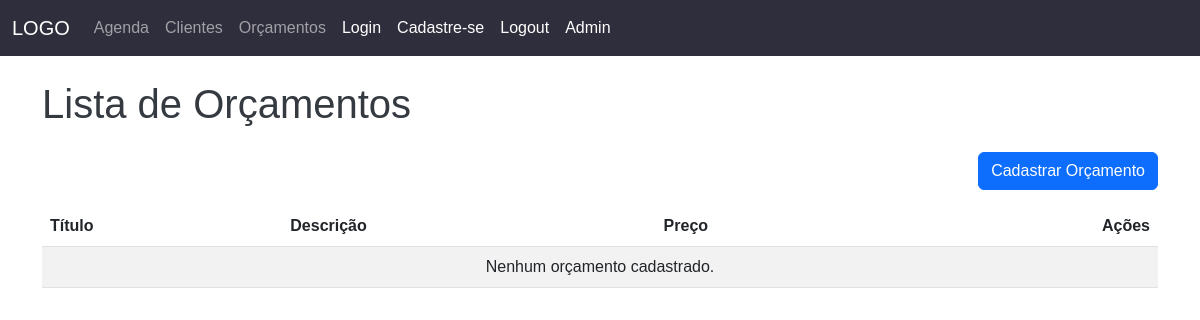
The app's page /listar-orcamentos/ (signed in), older data.
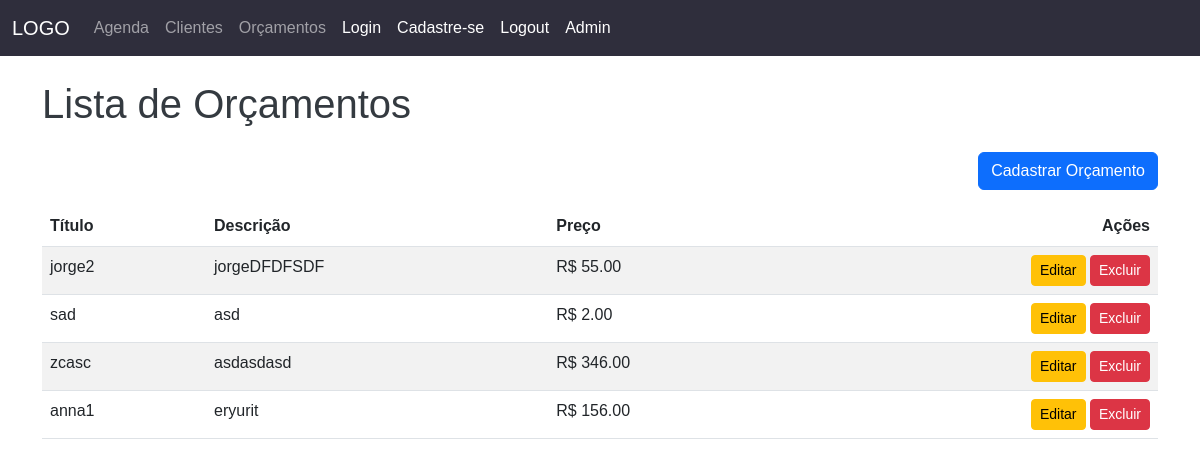
The same page, newer data.
### consultorio/models.py (models this page shows)
class Orcamento(models.Model):
    titulo = models.CharField(max_length=200)
    descricao = models.CharField(max_length=1000)
    preco = models.DecimalField(max_digits=10, decimal_places=2)
    dentes_com_circulo = models.JSONField(default=list)
    dentes_com_risco = models.JSONField(default=list)
    cliente = models.ForeignKey('Cliente', on_delete=models.CASCADE, related_name='orcamentos', null=True)

### consultorio/views.py (the view)
# urls.py: path('listar-orcamentos/', views.listar_orcamentos, name='listar_orcamentos'),
@login_required(login_url="/auth/login")
def listar_orcamentos(request):
    orcamentos = Orcamento.objects.all()
    return render(request, 'listar_orcamentos.html', {'orcamentos': orcamentos})

### consultorio/templates/listar_orcamentos.html (shortened to what this page needs)
{% extends "base.html" %}
{% load static %}
{% block conteudo %}
<div class="container mt-4">
    <h1 class="mb-4">Lista de Orçamentos</h1>
    <div class="mb-3 text-end">
        <a href="{% url 'cadastrar_orcamento' %}" class="btn btn-primary">Cadastrar Orçamento</a>
    </div>
    <table class="table table-hover table-striped">
        <thead>
            <tr>
                <th>Título</th>
                <th>Descrição</th>
                <th>Preço</th>
                <th class="text-end">Ações</th>
            </tr>
        </thead>
        <tbody>
            {% for orcamento in orcamentos %}
            <tr>
                <td>{{ orcamento.titulo }}</td>
                <td>{{ orcamento.descricao }}</td>
                <td>R$ {{ orcamento.preco }}</td>
                <td class="text-end">
                    <a href="{% url 'editar_orcamento' orcamento.id %}" class="btn btn-warning btn-sm">Editar</a>
                    <button class="btn btn-danger btn-sm" data-bs-toggle="modal"
                        data-bs-target="#excluirOrcamentoModal{{ orcamento.id }}">Excluir</button>
                </td>
            </tr>
            {% empty %}
            <tr>
                <td colspan="4" class="text-center">Nenhum orçamento cadastrado.</td>
            </tr>
            {% endfor %}
        </tbody>
    </table>
</div>
{% endblock %}

Row changes from the older to the newer data that the page shows:
added Orcamento: titulo "jorge2", descricao "jorgeDFDFSDF", preco "55.00"
added Orcamento: titulo "sad", descricao "asd", preco "2.00"
added Orcamento: titulo "zcasc", descricao "asdasdasd", preco "346.00"
added Orcamento: titulo "anna1", descricao "eryurit", preco "156.00"
Text that changed along with them:
text no longer shown: "Nenhum orçamento cadastrado."
